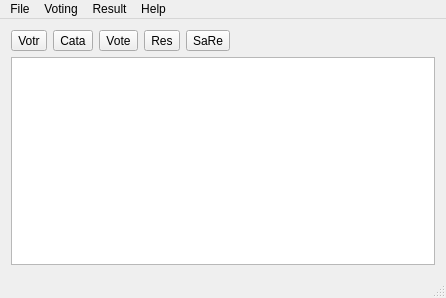
<?xml version="1.0" encoding="UTF-8"?>
<ui version="4.0">
 <class>MainWindow</class>
 <widget class="QMainWindow" name="MainWindow">
  <property name="geometry">
   <rect>
    <x>0</x>
    <y>0</y>
    <width>446</width>
    <height>298</height>
   </rect>
  </property>
  <property name="windowTitle">
   <string>Priority Voting</string>
  </property>
  <widget class="QWidget" name="centralWidget">
   <layout class="QGridLayout" name="gridLayout">
    <item row="0" column="0">
     <layout class="QVBoxLayout" name="verticalLayout">
      <item>
       <layout class="QHBoxLayout" name="horizontalLayout_2">
        <item>
         <layout class="QHBoxLayout" name="horizontalLayout">
          <item>
           <widget class="QToolButton" name="btnVoter">
            <property name="toolTip">
             <string>Voter Management</string>
            </property>
            <property name="text">
             <string>Votr</string>
            </property>
           </widget>
          </item>
          <item>
           <widget class="QToolButton" name="btnCatagory">
            <property name="toolTip">
             <string>Catagory/Candidate Management</string>
            </property>
            <property name="text">
             <string>Cata</string>
            </property>
           </widget>
          </item>
          <item>
           <widget class="QToolButton" name="btnVote">
            <property name="toolTip">
             <string>Vote</string>
            </property>
            <property name="text">
             <string>Vote</string>
            </property>
           </widget>
          </item>
          <item>
           <widget class="QToolButton" name="btnResult">
            <property name="toolTip">
             <string>Calculate result of who gets what catagory</string>
            </property>
            <property name="text">
             <string>Res</string>
            </property>
           </widget>
          </item>
          <item>
           <widget class="QToolButton" name="btnSaveResult">
            <property name="toolTip">
             <string>Save voting result for next voting</string>
            </property>
            <property name="text">
             <string>SaRe</string>
            </property>
           </widget>
          </item>
         </layout>
        </item>
        <item>
         <spacer name="horizontalSpacer">
          <property name="orientation">
           <enum>Qt::Horizontal</enum>
          </property>
          <property name="sizeHint" stdset="0">
           <size>
            <width>198</width>
            <height>20</height>
           </size>
          </property>
         </spacer>
        </item>
       </layout>
      </item>
      <item>
       <widget class="QTableView" name="tblVotingResult"/>
      </item>
     </layout>
    </item>
   </layout>
  </widget>
  <widget class="QMenuBar" name="menuBar">
   <property name="geometry">
    <rect>
     <x>0</x>
     <y>0</y>
     <width>446</width>
     <height>25</height>
    </rect>
   </property>
   <widget class="QMenu" name="menuFile">
    <property name="title">
     <string>File</string>
    </property>
    <addaction name="actionQuit"/>
   </widget>
   <widget class="QMenu" name="menuVoting">
    <property name="title">
     <string>Voting</string>
    </property>
    <addaction name="actionVoters"/>
    <addaction name="actionCandidates_Catagory"/>
    <addaction name="actionVote"/>
    <addaction name="actionClear_Votes"/>
    <addaction name="actionSetup_Voting"/>
   </widget>
   <widget class="QMenu" name="menuResult">
    <property name="title">
     <string>Result</string>
    </property>
    <addaction name="actionCalculate"/>
    <addaction name="actionSave"/>
   </widget>
   <widget class="QMenu" name="menuHelp">
    <property name="title">
     <string>Help</string>
    </property>
    <addaction name="actionAbout"/>
   </widget>
   <addaction name="menuFile"/>
   <addaction name="menuVoting"/>
   <addaction name="menuResult"/>
   <addaction name="menuHelp"/>
  </widget>
  <widget class="QStatusBar" name="statusBar"/>
  <action name="actionQuit">
   <property name="text">
    <string>Quit</string>
   </property>
  </action>
  <action name="actionVoters">
   <property name="text">
    <string>Voters</string>
   </property>
  </action>
  <action name="actionCandidates_Catagory">
   <property name="text">
    <string>Candidates/Catagory</string>
   </property>
  </action>
  <action name="actionVote">
   <property name="text">
    <string>Vote</string>
   </property>
  </action>
  <action name="actionCalculate">
   <property name="text">
    <string>Calculate</string>
   </property>
  </action>
  <action name="actionSave">
   <property name="text">
    <string>Save</string>
   </property>
  </action>
  <action name="actionAbout">
   <property name="text">
    <string>About</string>
   </property>
  </action>
  <action name="actionClear_Votes">
   <property name="text">
    <string>Clear Votes</string>
   </property>
  </action>
  <action name="actionSetup_Voting">
   <property name="text">
    <string>Setup Voting</string>
   </property>
  </action>
 </widget>
 <layoutdefault spacing="6" margin="11"/>
 <resources/>
 <connections>
  <connection>
   <sender>actionQuit</sender>
   <signal>triggered()</signal>
   <receiver>MainWindow</receiver>
   <slot>close()</slot>
   <hints>
    <hint type="sourcelabel">
     <x>-1</x>
     <y>-1</y>
    </hint>
    <hint type="destinationlabel">
     <x>222</x>
     <y>148</y>
    </hint>
   </hints>
  </connection>
  <connection>
   <sender>btnVoter</sender>
   <signal>clicked()</signal>
   <receiver>MainWindow</receiver>
   <slot>OnVoterClicked()</slot>
   <hints>
    <hint type="sourcelabel">
     <x>31</x>
     <y>43</y>
    </hint>
    <hint type="destinationlabel">
     <x>324</x>
     <y>41</y>
    </hint>
   </hints>
  </connection>
  <connection>
   <sender>btnCatagory</sender>
   <signal>clicked()</signal>
   <receiver>MainWindow</receiver>
   <slot>OnCatagoryClicked()</slot>
   <hints>
    <hint type="sourcelabel">
     <x>70</x>
     <y>54</y>
    </hint>
    <hint type="destinationlabel">
     <x>287</x>
     <y>35</y>
    </hint>
   </hints>
  </connection>
  <connection>
   <sender>btnVote</sender>
   <signal>clicked()</signal>
   <receiver>MainWindow</receiver>
   <slot>OnVoteClicked()</slot>
   <hints>
    <hint type="sourcelabel">
     <x>121</x>
     <y>47</y>
    </hint>
    <hint type="destinationlabel">
     <x>434</x>
     <y>28</y>
    </hint>
   </hints>
  </connection>
  <connection>
   <sender>btnResult</sender>
   <signal>clicked()</signal>
   <receiver>MainWindow</receiver>
   <slot>OnResultClicked()</slot>
   <hints>
    <hint type="sourcelabel">
     <x>160</x>
     <y>47</y>
    </hint>
    <hint type="destinationlabel">
     <x>260</x>
     <y>46</y>
    </hint>
   </hints>
  </connection>
  <connection>
   <sender>btnSaveResult</sender>
   <signal>clicked()</signal>
   <receiver>MainWindow</receiver>
   <slot>OnSaveResultClicked()</slot>
   <hints>
    <hint type="sourcelabel">
     <x>201</x>
     <y>46</y>
    </hint>
    <hint type="destinationlabel">
     <x>242</x>
     <y>52</y>
    </hint>
   </hints>
  </connection>
  <connection>
   <sender>actionCalculate</sender>
   <signal>triggered()</signal>
   <receiver>MainWindow</receiver>
   <slot>OnResultClicked()</slot>
   <hints>
    <hint type="sourcelabel">
     <x>-1</x>
     <y>-1</y>
    </hint>
    <hint type="destinationlabel">
     <x>222</x>
     <y>148</y>
    </hint>
   </hints>
  </connection>
  <connection>
   <sender>actionVoters</sender>
   <signal>triggered()</signal>
   <receiver>MainWindow</receiver>
   <slot>OnVoterClicked()</slot>
   <hints>
    <hint type="sourcelabel">
     <x>-1</x>
     <y>-1</y>
    </hint>
    <hint type="destinationlabel">
     <x>222</x>
     <y>148</y>
    </hint>
   </hints>
  </connection>
  <connection>
   <sender>actionCandidates_Catagory</sender>
   <signal>triggered()</signal>
   <receiver>MainWindow</receiver>
   <slot>OnCatagoryClicked()</slot>
   <hints>
    <hint type="sourcelabel">
     <x>-1</x>
     <y>-1</y>
    </hint>
    <hint type="destinationlabel">
     <x>222</x>
     <y>148</y>
    </hint>
   </hints>
  </connection>
  <connection>
   <sender>actionVote</sender>
   <signal>triggered()</signal>
   <receiver>MainWindow</receiver>
   <slot>OnVoteClicked()</slot>
   <hints>
    <hint type="sourcelabel">
     <x>-1</x>
     <y>-1</y>
    </hint>
    <hint type="destinationlabel">
     <x>222</x>
     <y>148</y>
    </hint>
   </hints>
  </connection>
  <connection>
   <sender>actionSave</sender>
   <signal>triggered()</signal>
   <receiver>MainWindow</receiver>
   <slot>OnSaveResultClicked()</slot>
   <hints>
    <hint type="sourcelabel">
     <x>-1</x>
     <y>-1</y>
    </hint>
    <hint type="destinationlabel">
     <x>222</x>
     <y>148</y>
    </hint>
   </hints>
  </connection>
  <connection>
   <sender>actionClear_Votes</sender>
   <signal>triggered()</signal>
   <receiver>MainWindow</receiver>
   <slot>OnClearVotesClicked()</slot>
   <hints>
    <hint type="sourcelabel">
     <x>-1</x>
     <y>-1</y>
    </hint>
    <hint type="destinationlabel">
     <x>222</x>
     <y>148</y>
    </hint>
   </hints>
  </connection>
  <connection>
   <sender>actionSetup_Voting</sender>
   <signal>triggered()</signal>
   <receiver>MainWindow</receiver>
   <slot>OnVotingSettingsClicked()</slot>
   <hints>
    <hint type="sourcelabel">
     <x>-1</x>
     <y>-1</y>
    </hint>
    <hint type="destinationlabel">
     <x>222</x>
     <y>148</y>
    </hint>
   </hints>
  </connection>
 </connections>
 <slots>
  <slot>OnVoterClicked()</slot>
  <slot>OnCatagoryClicked()</slot>
  <slot>OnResultClicked()</slot>
  <slot>OnSaveResultClicked()</slot>
  <slot>OnVoteClicked()</slot>
  <slot>OnClearVotesClicked()</slot>
  <slot>OnVotingSettingsClicked()</slot>
 </slots>
</ui>
